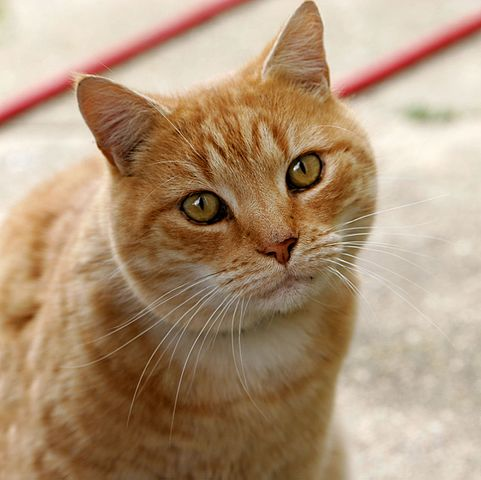
#> input picture img.jpg, 481 x 480 px; the run also reads 2 pictures not shown here
$ jupyter execute Kurs.ipynb   (older library calls are emulated)
#> lines starting #> are read from the running program, lines starting #| are printed output that depends on the picture; after the words box and inside, x2 and y2 are one past the last pixel; in counts of white or black regions, pixels touching at a corner belong together
Інсталюємо Pillow

Перевіряємо чи встановлено

[cell 1]
from PIL import Image
print("Pillow version:", Image.__version__)

Встановлюємо OpenCV

Перевірка встановлення бібліотеки

[cell 2]
import cv2
print("OpenCV version:", cv2.__version__)

Працюємо з Pillow. Розмиття

[cell 3]
from PIL import Image, ImageFilter

# Завантаження зображення
img = Image.open('img.jpg')
#> img is the input picture: PIL image 481x480 RGB; mean R, G, B 175.9, 148.8, 120.7
img.show()

[cell 4]
# Застосування середнього розмиття (Box Blur)
radius = 1  # радіус вікна
box_blur_img = img.filter(ImageFilter.BoxBlur(radius))
box_blur_img.show()
box_blur_img.save('box_blur1_pillow.jpg')

Імпортуємо необхідні біблоітеки для вимірів часу і пам'яті

[cell 5]
import time
import tracemalloc

# [24 lines left out: function measure_performance, not called in this run]

[cell 6]
# Застосування середнього розмиття (Box Blur)
radius = 3  # радіус вікна
box_blur_img = img.filter(ImageFilter.BoxBlur(radius))
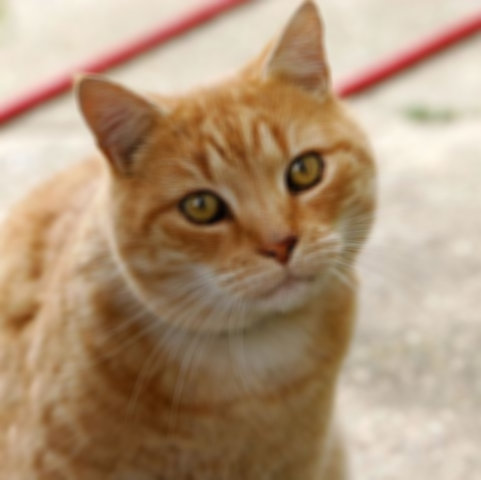
#> box_blur_img: PIL image 481x480 RGB; mean R, G, B 175.9, 148.8, 120.7
box_blur_img.show()
box_blur_img.save('box_blur3_pillow.jpg')

Фільтр Лапласа

[cell 7]
from PIL import Image, ImageFilter
import numpy as np

# Завантаження зображення
img = Image.open('img.jpg').convert('L')  # Конвертуємо в градації сірого
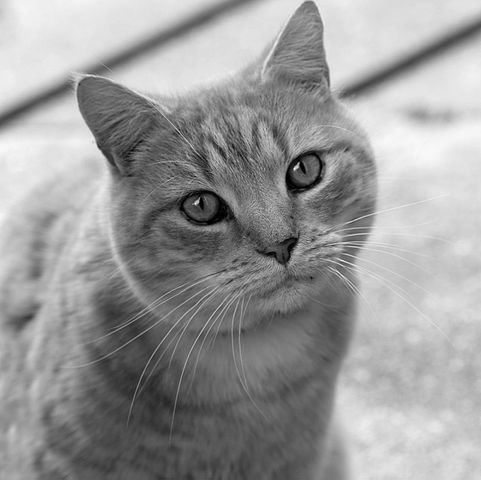
#> img: PIL image 481x480 L; min 0, max 252, mean 153.7
img.show()
img.save('imgGrey.jpg')

[cell 8]
# Ядро Лапласа
laplacian_kernel = np.array([[0, -1, 0],
                             [-1, 4, -1],
                             [0, -1, 0]])

# Застосування фільтра Лапласа
laplacian_img = img.filter(ImageFilter.Kernel((3, 3), laplacian_kernel.flatten(), scale=1, offset=0))

# Збереження та показ результату
laplacian_img.show()
laplacian_img.save('laplacian_sharpen_pillow.jpg')

Налаштування контурів

[cell 9]
from PIL import Image, ImageFilter

# Завантаження зображення
img = Image.open('img.jpg')

# Застосування Unsharp Mask
alpha = 1.5
gaussian_blur_img = img.filter(ImageFilter.GaussianBlur(2))
unsharp_mask_img = Image.blend(img, gaussian_blur_img, alpha=-alpha)
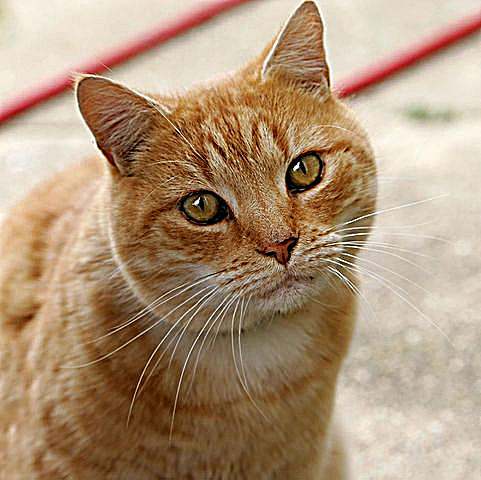
#> unsharp_mask_img: PIL image 481x480 RGB; mean R, G, B 175.6, 148.7, 120.9

# Збереження та показ результату
unsharp_mask_img.show()
unsharp_mask_img.save('unsharp_mask_pillow.jpg')

Гаусівське розмиття

[cell 10]
from PIL import Image, ImageFilter

# Завантаження зображення
img = Image.open('img.jpg')

# Застосування Gaussian Blur
sigma = 2  # Стандартне відхилення
gaussian_blur_img = img.filter(ImageFilter.GaussianBlur(radius=sigma))

# Збереження та показ результату
gaussian_blur_img.show()
gaussian_blur_img.save('gaussian_blur_pillow.jpg')

Тепер OpenCV. Середнє розмиття

[cell 11]
import cv2

# Завантаження зображення
img = cv2.imread('img.jpg')
#> img: shape (480, 481, 3)

# Застосування середнього розмиття (Box Blur)
kernel_size = (7, 7)  # розмір ядра (вікна), 2*k+1, де k = 3
box_blur_img = cv2.blur(img, kernel_size)
#> box_blur_img: shape (480, 481, 3)

# Збереження та показ результату
cv2.imshow('Box Blur Image', box_blur_img)
cv2.imwrite('box_blur_opencv.jpg', box_blur_img)
cv2.waitKey(0)
cv2.destroyAllWindows()

Фільтра Лапласа на OpenCV

[cell 12]
import cv2

# Завантаження зображення
img = cv2.imread('img.jpg', cv2.IMREAD_GRAYSCALE)
#> img: shape (480, 481)

# Застосування фільтра Лапласа
laplacian_img = cv2.Laplacian(img, cv2.CV_64F)
#> laplacian_img: shape (480, 481) float64
laplacian_img = cv2.convertScaleAbs(laplacian_img)
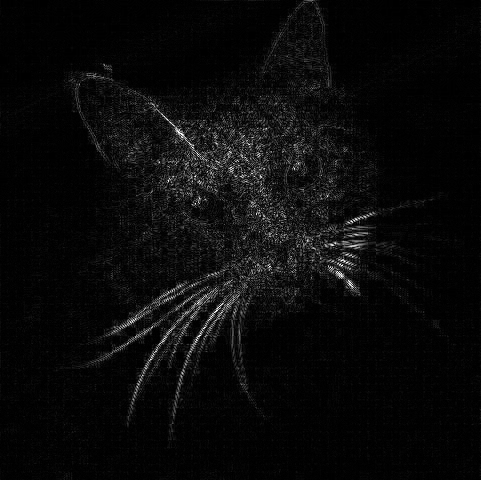
#> laplacian_img: shape (480, 481); min 0, max 255, mean 10.2

# Збереження та показ результату
cv2.imshow('Laplacian Sharpen', laplacian_img)
cv2.imwrite('laplacian_sharpen_opencv.jpg', laplacian_img)
cv2.waitKey(0)
cv2.destroyAllWindows()

Налаштування контурів OpenCV

[cell 13]
import cv2

# Завантаження зображення
img = cv2.imread('img.jpg')

# Застосування Gaussian Blur
gaussian_blur_img = cv2.GaussianBlur(img, (7, 7), 10.0)
#> gaussian_blur_img: shape (480, 481, 3)

# Налаштування контурів (Unsharp Masking)
alpha = 1.5
unsharp_mask_img = cv2.addWeighted(img, 1 + alpha, gaussian_blur_img, -alpha, 0)
#> unsharp_mask_img: shape (480, 481, 3)

# Збереження та показ результату
cv2.imshow('Unsharp Mask', unsharp_mask_img)
cv2.imwrite('unsharp_mask_opencv.jpg', unsharp_mask_img)
cv2.waitKey(0)
cv2.destroyAllWindows()

Гаусівське розмиття OpenCV

[cell 14]
import cv2

# Завантаження зображення
img = cv2.imread('img.jpg')

# Застосування Gaussian Blur
sigma = 2  # Стандартне відхилення
gaussian_blur_img = cv2.GaussianBlur(img, (0, 0), sigma)

# Збереження та показ результату
cv2.imshow('Gaussian Blur', gaussian_blur_img)
cv2.imwrite('gaussian_blur_opencv.jpg', gaussian_blur_img)
cv2.waitKey(0)
cv2.destroyAllWindows()

Перейдемо до Алгоритмів детекції країв(оператор Собеля і алгоритм Кенні)

Pillow не має вбудованої функції для оператора Собеля, тому доведеться реалізувати його вручну (або використовувати бібліотеку NumPy для обчислення.

[cell 15]
from PIL import Image, ImageFilter
import numpy as np

# Напишемо функцію перетворенн зображення
def sobel_filter(image):
    # Перетворення зобраення в градації сірого
    gray_img = image.convert('L')
    img_array = np.array(gray_img)

    # Ядра Собеля
    Kx = np.array([[-1, 0, 1], [-2, 0, 2], [-1, 0, 1]])
    Ky = np.array([[-1, -2, -1], [0, 0, 0], [1, 2, 1]])

    # Обчислення градієнтів
    Ix = np.abs(np.convolve(img_array.flatten(), Kx.flatten(), 'same').reshape(img_array.shape))
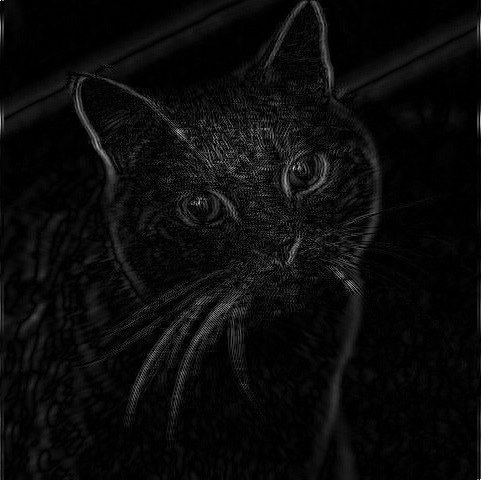
#> Ix: shape (480, 481) int64; min 0, max 430, mean 19.3; drawn with min black and max white
    Iy = np.abs(np.convolve(img_array.flatten(), Ky.flatten(), 'same').reshape(img_array.shape))
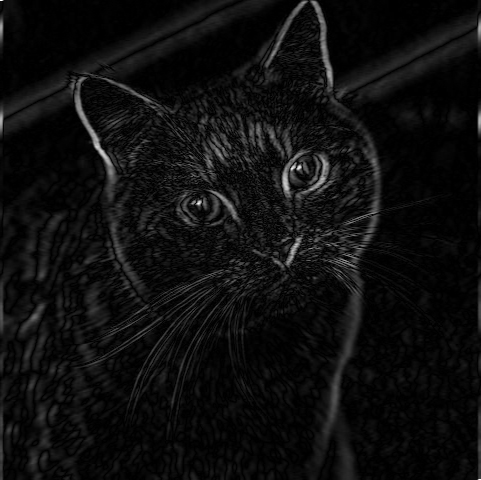
#> Iy: shape (480, 481) int64; min 0, max 856, mean 49.6; drawn with min black and max white

    # Обчислення величини градієнта
    G = np.sqrt(Ix**2 + Iy**2)

    return Image.fromarray(G.astype(np.uint8))
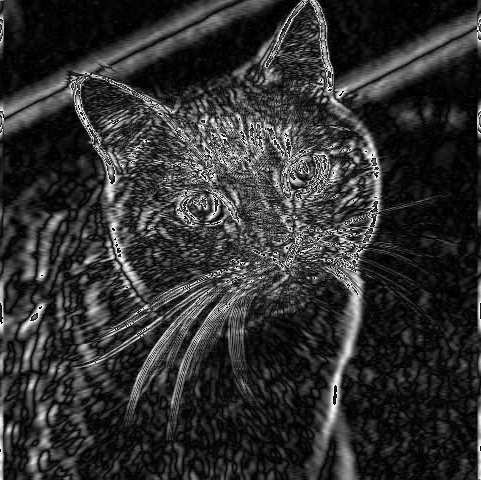
#> returned value: PIL image 481x480 L; min 0, max 255, mean 48.7

# Завантаження зображення
img = Image.open('img.jpg')

# Застосування оператора Собеля
sobel_img = sobel_filter(img)

# Збереження та показ результату
sobel_img.show()
sobel_img.save('sobel_pillow.jpg')

OpenCV має вбудовані функції для застосування оператора Собеля

[cell 16]
import cv2
import numpy as np

# Завантаження зображення
img = cv2.imread('img.jpg', cv2.IMREAD_GRAYSCALE)

# Застосування оператора Собеля
sobel_x = cv2.Sobel(img, cv2.CV_64F, 1, 0, ksize=3)
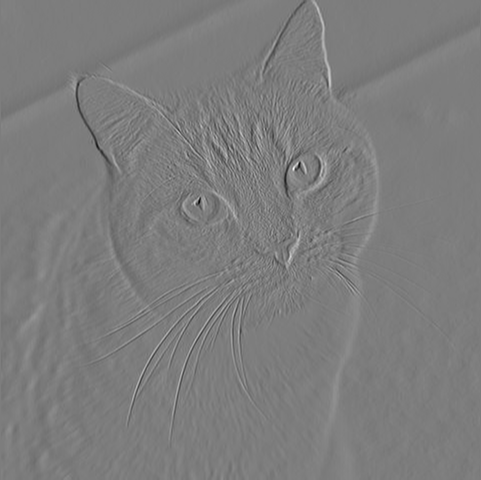
#> sobel_x: shape (480, 481) float64; min -740, max 767, mean 0.2; drawn with min black and max white
sobel_y = cv2.Sobel(img, cv2.CV_64F, 0, 1, ksize=3)
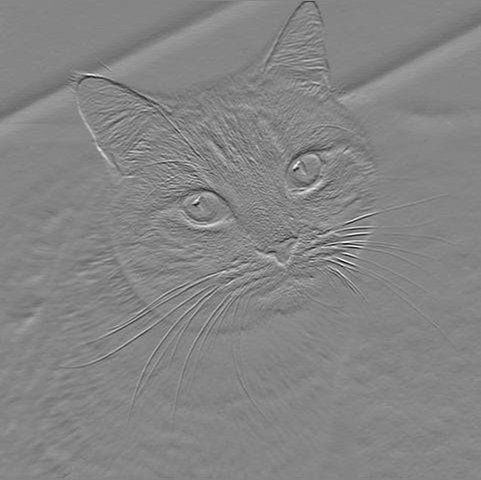
#> sobel_y: shape (480, 481) float64; min -575, max 524, mean -1.5; drawn with min black and max white

# Обчислення величини градієнта
sobel = np.sqrt(sobel_x**2 + sobel_y**2)

# Перетворення результату до типу uint8
sobel = np.uint8(sobel)
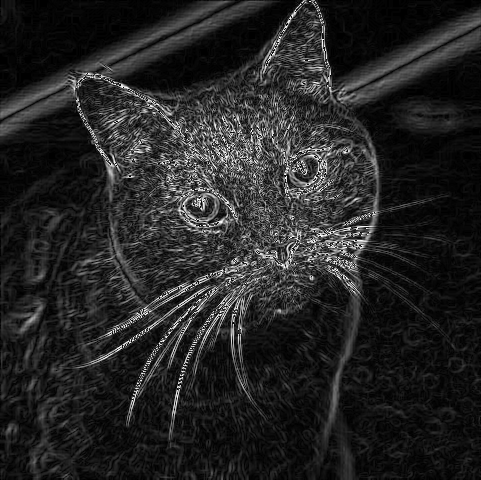
#> sobel: shape (480, 481); min 0, max 255, mean 36.9

# Збереження та показ результату
cv2.imshow('Sobel', sobel)
cv2.imwrite('sobel_opencv.jpg', sobel)
cv2.waitKey(0)
cv2.destroyAllWindows()

Так як алгоритм Кенні складається з кількох етапів і вони не реалізовані у Pillow, а у OpenCV вони є, то використаємо лише 2-гу біблоітеку

[cell 17]
import cv2

# Завантаження зображення
img = cv2.imread('img.jpg', cv2.IMREAD_GRAYSCALE)

# Застосування алгоритму Кенні
edges = cv2.Canny(img, 100, 200)
#> edges: shape (480, 481); 4.8% white in thin lines or dots, all inside (x1, y1, x2, y2) = (20, 0, 398, 425)
#> (the rest of the program and of its run is left out)
